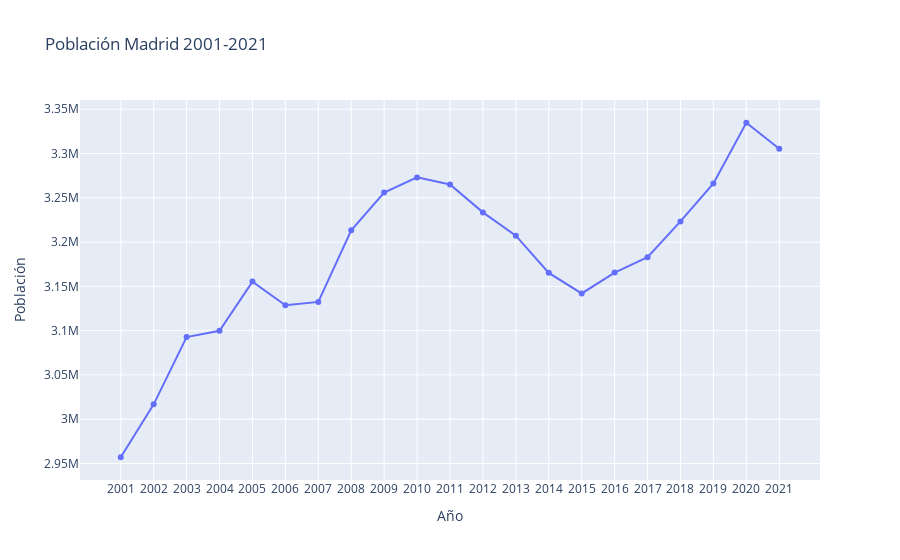

The cell this chart's notebook holds for it:
### Markdown cell above
### Veamos ejemplo de otras grandes ciudades de España

### Code cell
Madrid = Poblacion_provincias.iloc[26].sort_index(ascending=True)
fig1 = px.line(Madrid,
               x=Madrid.index,
               y=Madrid.values,
               markers=True,
               title='Población Madrid 2001-2021')
fig1.update_xaxes(title='Año')
fig1.update_yaxes(title='Población')

fig1.show()

### Figure 1 — Plotly figure (JSON) as saved in the notebook; plotly's stock layout.template omitted (floating-point values rounded to 4 significant figures)
{"data": [{"hovertemplate": "index=%{x}<br>y=%{y}<extra></extra>", "legendgroup": "", "line": {"color": "#636efa", "dash": "solid"}, "marker": {"symbol": "circle"}, "mode": "markers+lines", "name": "", "orientation": "v", "showlegend": false, "type": "scatter", "x": ["2001", "2002", "2003", "2004", "2005", "2006", "2007", "2008", "2009", "2010", "2011", "2012", "2013", "2014", "2015", "2016", "2017", "2018", "2019", "2020", "2021"], "xaxis": "x", "y": [2957058, 3016788, 3092759, 3099834, 3155359, 3128600, 3132463, 3213271, 3255944, 3273049, 3265038, 3233527, 3207247, 3165235, 3141991, 3165541, 3182981, 3223334, 3266126, 3334730, 3305408], "yaxis": "y"}], "layout": {"legend": {"tracegroupgap": 0}, "title": {"text": "Población Madrid 2001-2021"}, "xaxis": {"anchor": "y", "domain": [0, 1], "title": {"text": "Año"}}, "yaxis": {"anchor": "x", "domain": [0, 1], "title": {"text": "Población"}}}}
